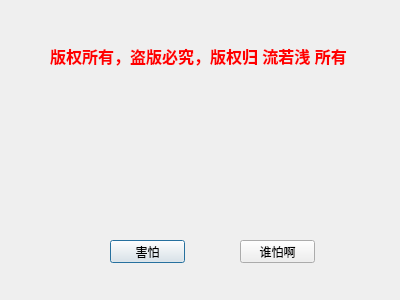
<?xml version="1.0" encoding="UTF-8"?>
<ui version="4.0">
 <class>about</class>
 <widget class="QDialog" name="about">
  <property name="geometry">
   <rect>
    <x>0</x>
    <y>0</y>
    <width>400</width>
    <height>300</height>
   </rect>
  </property>
  <property name="windowTitle">
   <string>Dialog</string>
  </property>
  <widget class="QLabel" name="label">
   <property name="geometry">
    <rect>
     <x>50</x>
     <y>31</y>
     <width>321</width>
     <height>51</height>
    </rect>
   </property>
   <property name="text">
    <string>&lt;!DOCTYPE HTML PUBLIC &quot;-//W3C//DTD HTML 4.0//EN&quot; &quot;http://www.w3.org/TR/REC-html40/strict.dtd&quot;&gt;
&lt;html&gt;&lt;head&gt;&lt;meta name=&quot;qrichtext&quot; content=&quot;1&quot; /&gt;&lt;style type=&quot;text/css&quot;&gt;
p, li { white-space: pre-wrap; }
&lt;/style&gt;&lt;/head&gt;&lt;body style=&quot; font-family:'SimSun'; font-size:9pt; font-weight:400; font-style:normal;&quot;&gt;
&lt;p style=&quot; margin-top:0px; margin-bottom:0px; margin-left:0px; margin-right:0px; -qt-block-indent:0; text-indent:0px;&quot;&gt;&lt;span style=&quot; font-size:12pt; font-weight:600; color:#ff0000;&quot;&gt;版权所有，盗版必究，版权归 流若浅 所有&lt;/span&gt;&lt;/p&gt;&lt;/body&gt;&lt;/html&gt;</string>
   </property>
  </widget>
  <widget class="QLabel" name="movielabel">
   <property name="geometry">
    <rect>
     <x>240</x>
     <y>110</y>
     <width>101</width>
     <height>111</height>
    </rect>
   </property>
   <property name="text">
    <string/>
   </property>
  </widget>
  <widget class="QPushButton" name="stopButton">
   <property name="geometry">
    <rect>
     <x>110</x>
     <y>240</y>
     <width>75</width>
     <height>23</height>
    </rect>
   </property>
   <property name="text">
    <string>害怕</string>
   </property>
  </widget>
  <widget class="QPushButton" name="continueButton">
   <property name="geometry">
    <rect>
     <x>240</x>
     <y>240</y>
     <width>75</width>
     <height>23</height>
    </rect>
   </property>
   <property name="text">
    <string>谁怕啊</string>
   </property>
  </widget>
  <widget class="QLabel" name="movielabel_2">
   <property name="geometry">
    <rect>
     <x>70</x>
     <y>100</y>
     <width>151</width>
     <height>131</height>
    </rect>
   </property>
   <property name="text">
    <string/>
   </property>
  </widget>
 </widget>
 <resources/>
 <connections/>
</ui>
